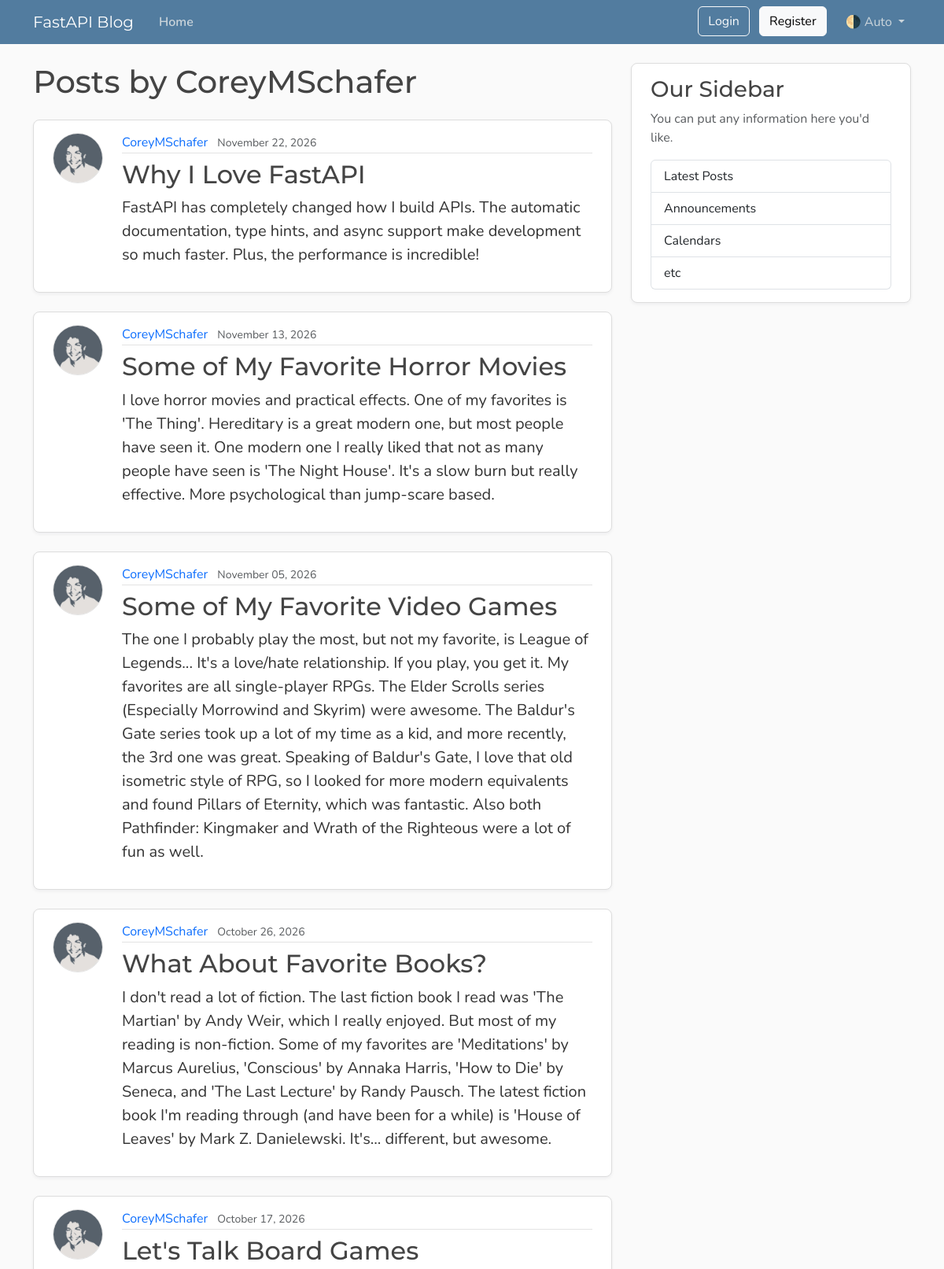
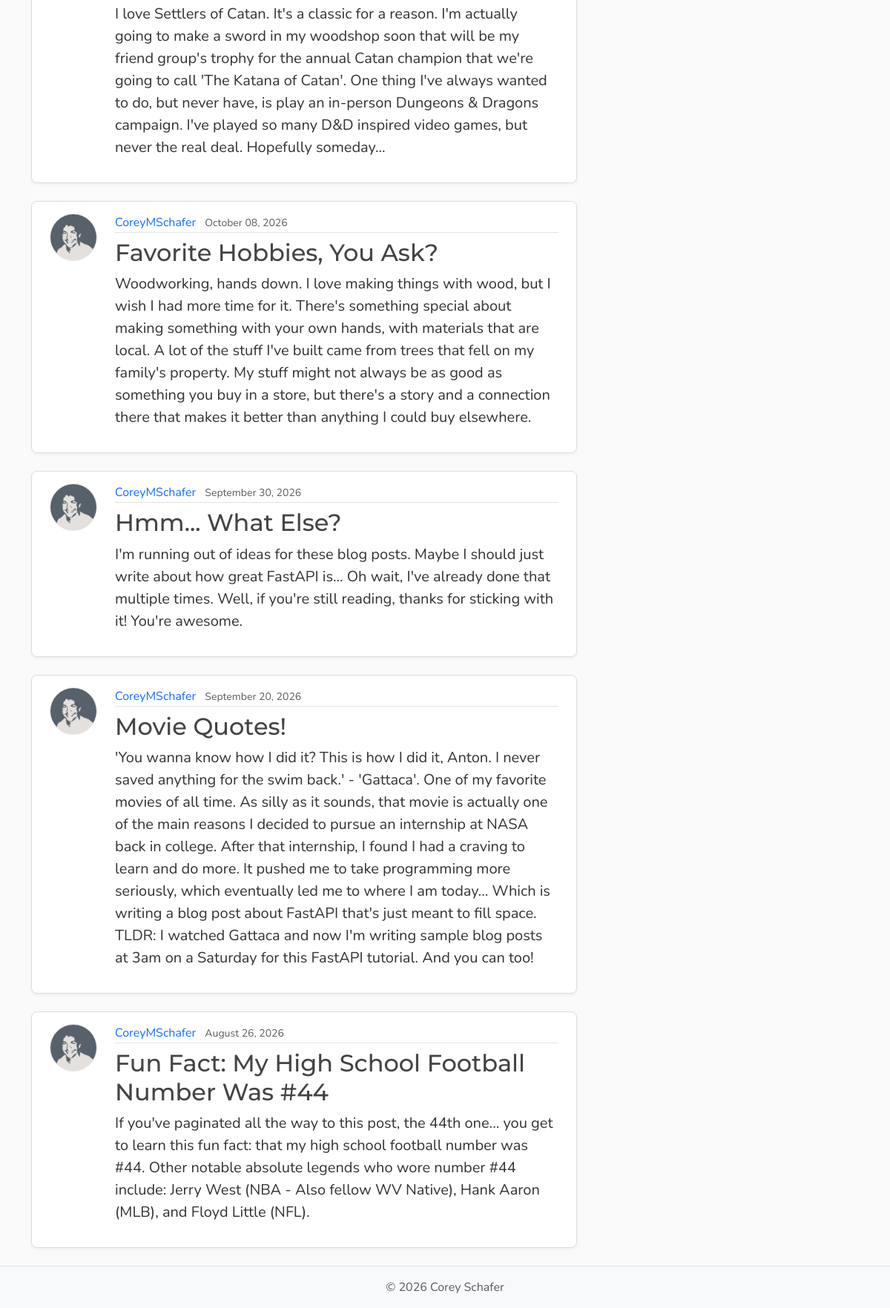
The page /users/1/posts on the database its author committed (2 pictures, top to bottom).
### models.py (models this page shows, shortened)
class User(Base):
    __tablename__ = "users"
    id: Mapped[int] = mapped_column(Integer, primary_key=True, index=True)
    username: Mapped[str] = mapped_column(String(50), unique=True, nullable=False)
    email: Mapped[str] = mapped_column(String(120), unique=True, nullable=False)
    password_hash: Mapped[str] = mapped_column(String(200), nullable=False)
    image_file: Mapped[str | None] = mapped_column(
        String(200),
        nullable=True,
        default=None,
    )
    posts: Mapped[list[Post]] = relationship(back_populates="author", cascade="all, delete-orphan")

class Post(Base):
    __tablename__ = "posts"
    id: Mapped[int] = mapped_column(Integer, primary_key=True, index=True)
    title: Mapped[str] = mapped_column(String(100), nullable=False)
    content: Mapped[str] = mapped_column(Text, nullable=False)
    user_id: Mapped[int] = mapped_column(
        ForeignKey("users.id"),
        nullable=False,
        index=True,
    )
    date_posted: Mapped[datetime] = mapped_column(
        DateTime(timezone=True),
        default=lambda: datetime.now(UTC),
    )
    author: Mapped[User] = relationship(back_populates="posts")

### main.py (the view)
@app.get("/users/{user_id}/posts", include_in_schema=False, name="user_posts")
async def user_posts_page(
    request: Request,
    user_id: int,
    db: Annotated[AsyncSession, Depends(get_db)],
):
    result = await db.execute(select(models.User).where(models.User.id == user_id))
    user = result.scalars().first()
    if not user:
        raise HTTPException(
            status_code=status.HTTP_404_NOT_FOUND,
            detail="User not found",
        )
    result = await db.execute(
        select(models.Post)
        .options(selectinload(models.Post.author))
        .where(models.Post.user_id == user_id)
        .order_by(models.Post.date_posted.desc()),
    )
    posts = result.scalars().all()
    return templates.TemplateResponse(
        request,
        "user_posts.html",
        {"posts": posts, "user": user, "title": f"{user.username}'s Posts"},
    )

### templates/user_posts.html
{% extends "layout.html" %}
{% block content %}
    <h1 class="mb-4">Posts by {{ user.username }}</h1>
    {% for post in posts %}
        <article class="content-section py-3 px-4 mb-4">
            <div class="d-flex align-items-start gap-4">
                <img class="rounded-circle article-img flex-shrink-0"
                     src="{{ post.author.image_path }}"
                     alt="{{ post.author.username }}'s profile picture"
                     width="64"
                     height="64"
                     loading="lazy">
                <div class="flex-grow-1">
                    <div class="article-metadata mb-2">
                        <a class="me-2"
                           href="{{ url_for('user_posts', user_id=post.author.id) }}">{{ post.author.username }}</a>
                        <small class="text-body-secondary">{{ post.date_posted.strftime("%B %d, %Y") }}</small>
                    </div>
                    <h2>
                        <a class="article-title"
                           href="{{ url_for('post_page', post_id=post.id) }}">{{ post.title }}</a>
                    </h2>
                    <p class="article-content">{{ post.content }}</p>
                </div>
            </div>
        </article>
    {% else %}
        <p class="text-body-secondary">No posts by this user yet.</p>
    {% endfor %}
{% endblock content %}

### templates/layout.html (shortened to what this page needs)
<!DOCTYPE html>
<html lang="en">
    <head>
        <link href="https://cdn.jsdelivr.net/npm/bootstrap@5.3.8/dist/css/bootstrap.min.css"
              rel="stylesheet"
>
        <link rel="stylesheet"
              type="text/css"
              href="{{ url_for("static", path='css/main.css') }}">
    </head>
    <body class="d-flex flex-column min-vh-100">
        <header class="site-header">
            <nav class="navbar navbar-expand-md bg-steel fixed-top"
                 data-bs-theme="dark">
                <div class="container">
                    <a class="navbar-brand me-4" href="{{ url_for("home") }}">FastAPI Blog</a>
                    <div class="collapse navbar-collapse" id="navbarToggle">
                        <div class="navbar-nav me-auto">
                            <a class="nav-link active"
                               aria-current="page"
                               href="{{ url_for("home") }}">Home</a>
                        </div>
                        <div class="navbar-nav">
                            <div id="loggedOutNav">
                                <a class="btn btn-outline-light mb-2 mb-md-0 me-md-2"
                                   href="{{ url_for("login_page") }}">Login</a>
                                <a class="btn btn-light mb-2 mb-md-0 me-md-3"
                                   href="{{ url_for("register_page") }}">Register</a>
                            </div>
                            <div class="nav-item dropdown">
                                <a class="nav-link dropdown-toggle"
                                   href="#"
                                   role="button"
                                   id="bd-theme"
                                   data-bs-toggle="dropdown"
                                   aria-expanded="false">
                                    <span id="bd-theme-text">🌗 Auto</span>
                                </a>
                            </div>
                        </div>
                    </div>
                </div>
            </nav>
        </header>
        <main role="main" class="container">
            <div class="row">
                <div class="col-md-8">
                    {% block content %}
                    {% endblock content %}
                </div>
                <aside class="col-md-4">
                    <div class="content-section py-3 px-4 mb-4">
                        <h3>Our Sidebar</h3>
                        <p class="text-body-secondary">You can put any information here you'd like.</p>
                        <ul class="list-group">
                            <li class="list-group-item">Latest Posts</li>
                            <li class="list-group-item">Announcements</li>
                            <li class="list-group-item">Calendars</li>
                            <li class="list-group-item">etc</li>
                        </ul>
                    </div>
                </aside>
            </div>
        </main>
        <footer class="mt-auto py-3 bg-body-tertiary border-top">
            <div class="container text-center">
                <p class="text-body-secondary mb-0">
                    © <span id="year"></span> Corey Schafer
                </p>
            </div>
        </footer>
    </body>
</html>

### static/css/main.css (style rules this page uses)
:root { --font-heading: "Montserrat", system-ui, -apple-system, BlinkMacSystemFont, sans-serif; --font-body: "Nunito", system-ui, -apple-system, BlinkMacSystemFont, sans-serif; --color-bg-body: #fafafa; --color-bg-content: #ffffff; --color-text-primary: #333333; --color-text-heading: #444444; --color-steel: #527c9f; --color-nav-link: #cbd5db; --color-nav-link-hover: #ffffff; --color-link-hover: #428bca; --color-border: #dddddd; --color-border-light: #e3e3e3; --spacing-xl: 5rem; --article-img-size: 4rem; --account-img-size: 7.813rem; }
body { font-family: var(--font-body); background: var(--color-bg-body); color: var(--color-text-primary); }
main { padding-top: var(--spacing-xl); }
h1, h2, h3, h4, h5, h6 { font-family: var(--font-heading); color: var(--color-text-heading); }
.navbar-brand { font-family: var(--font-heading); }
a { text-decoration: none; }
.bg-steel { background-color: var(--color-steel); }
.site-header .navbar-nav .nav-link { color: var(--color-nav-link); transition: color 0.2s ease-in-out; }
.site-header .navbar-nav .nav-link.active { font-weight: 600; }
.content-section { background: var(--color-bg-content); border: 1px solid var(--color-border); border-radius: 0.5rem; box-shadow: 0 2px 4px rgba(15, 23, 42, 0.05); transition: box-shadow 0.15s ease, transform 0.15s ease, border-color 0.15s ease; }
.article-title { color: var(--color-text-heading); transition: color 0.2s ease-in-out; }
.article-content { white-space: pre-line; font-size: 1.25rem; }
.article-img { height: var(--article-img-size); width: var(--article-img-size); flex-shrink: 0; object-fit: cover; border: 1px solid var(--color-border-light); box-shadow: 0 0 0 2px var(--color-bg-content); }
.article-metadata { padding-bottom: 0.063rem; border-bottom: 1px solid var(--color-border-light); }
.article-metadata a { transition: color 0.2s ease-in-out; }
[data-bs-theme="dark"] { --color-bg-body: #1a1a1a; --color-bg-content: #2d2d2d; --color-text-primary: #e0e0e0; --color-text-heading: #f0f0f0; --color-border: #404040; --color-border-light: #4a4a4a; }

### rows shown on the page
User: username "CoreyMSchafer"
Post: author.image_path (picture), author.username "CoreyMSchafer", date_posted "November 22, 2026", title "Why I Love FastAPI", content "FastAPI has completely changed how I build APIs. The automatic documentation, type hints, and async support make development so much faster. Plus, the performance is incredible!"
Post: author.image_path (picture), author.username "CoreyMSchafer", date_posted "November 13, 2026", title "Some of My Favorite Horror Movies", content "I love horror movies and practical effects. One of my favorites is 'The Thing'. Hereditary is a great modern one, but most people have seen it. One modern one I really liked that not as many people have seen is 'The Night House'. It's a slow burn but really effective. More psychological than jump-scare based."
Post: author.image_path (picture), author.username "CoreyMSchafer", date_posted "November 05, 2026", title "Some of My Favorite Video Games", content "The one I probably play the most, but not my favorite, is League of Legends... It's a love/hate relationship. If you play, you get it. My favorites are all single-player RPGs. The Elder Scrolls series (Especially Morrowind and Skyrim) were awesome. The Baldur's Gate series took up a lot of my time as a kid, and more recently, the 3rd one was great. Speaking of Baldur's Gate, I love that old isometric style of RPG, so I looked for more modern equivalents and found Pillars of Eternity, which was fantastic. Also both Pathfinder: Kingmaker and Wrath of the Righteous were a lot of fun as well."
Post: author.image_path (picture), author.username "CoreyMSchafer", date_posted "October 26, 2026", title "What About Favorite Books?", content "I don't read a lot of fiction. The last fiction book I read was 'The Martian' by Andy Weir, which I really enjoyed. But most of my reading is non-fiction. Some of my favorites are 'Meditations' by Marcus Aurelius, 'Conscious' by Annaka Harris, 'How to Die' by Seneca, and 'The Last Lecture' by Randy Pausch. The latest fiction book I'm reading through (and have been for a while) is 'House of Leaves' by Mark Z. Danielewski. It's... different, but awesome."
Post: author.image_path (picture), author.username "CoreyMSchafer", date_posted "October 17, 2026", title "Let's Talk Board Games", content "I love Settlers of Catan. It's a classic for a reason. I'm actually going to make a sword in my woodshop soon that will be my friend group's trophy for the annual Catan champion that we're going to call 'The Katana of Catan'. One thing I've always wanted to do, but never have, is play an in-person Dungeons & Dragons campaign. I've played so many D&D inspired video games, but never the real deal. Hopefully someday..."
Post: author.image_path (picture), author.username "CoreyMSchafer", date_posted "October 08, 2026", title "Favorite Hobbies, You Ask?", content "Woodworking, hands down. I love making things with wood, but I wish I had more time for it. There's something special about making something with your own hands, with materials that are local. A lot of the stuff I've built came from trees that fell on my family's property. My stuff might not always be as good as something you buy in a store, but there's a story and a connection there that makes it better than anything I could buy elsewhere."
Post: author.image_path (picture), author.username "CoreyMSchafer", date_posted "September 30, 2026", title "Hmm... What Else?", content "I'm running out of ideas for these blog posts. Maybe I should just write about how great FastAPI is... Oh wait, I've already done that multiple times. Well, if you're still reading, thanks for sticking with it! You're awesome."
Post: author.image_path (picture), author.username "CoreyMSchafer", date_posted "September 20, 2026", title "Movie Quotes!", content "'You wanna know how I did it? This is how I did it, Anton. I never saved anything for the swim back.' - 'Gattaca'. One of my favorite movies of all time. As silly as it sounds, that movie is actually one of the main reasons I decided to pursue an internship at NASA back in college. After that internship, I found I had a craving to learn and do more. It pushed me to take programming more seriously, which eventually led me to where I am today... Which is writing a blog post about FastAPI that's just meant to fill space. TLDR: I watched Gattaca and now I'm writing sample blog posts at 3am on a Saturday for this FastAPI tutorial. And you can too!"
Post: author.image_path (picture), author.username "CoreyMSchafer", date_posted "August 26, 2026", title "Fun Fact: My High School Football Number Was #44", content "If you've paginated all the way to this post, the 44th one... you get to learn this fun fact: that my high school football number was #44. Other notable absolute legends who wore number #44 include: Jerry West (NBA - Also fellow WV Native), Hank Aaron (MLB), and Floyd Little (NFL)."
